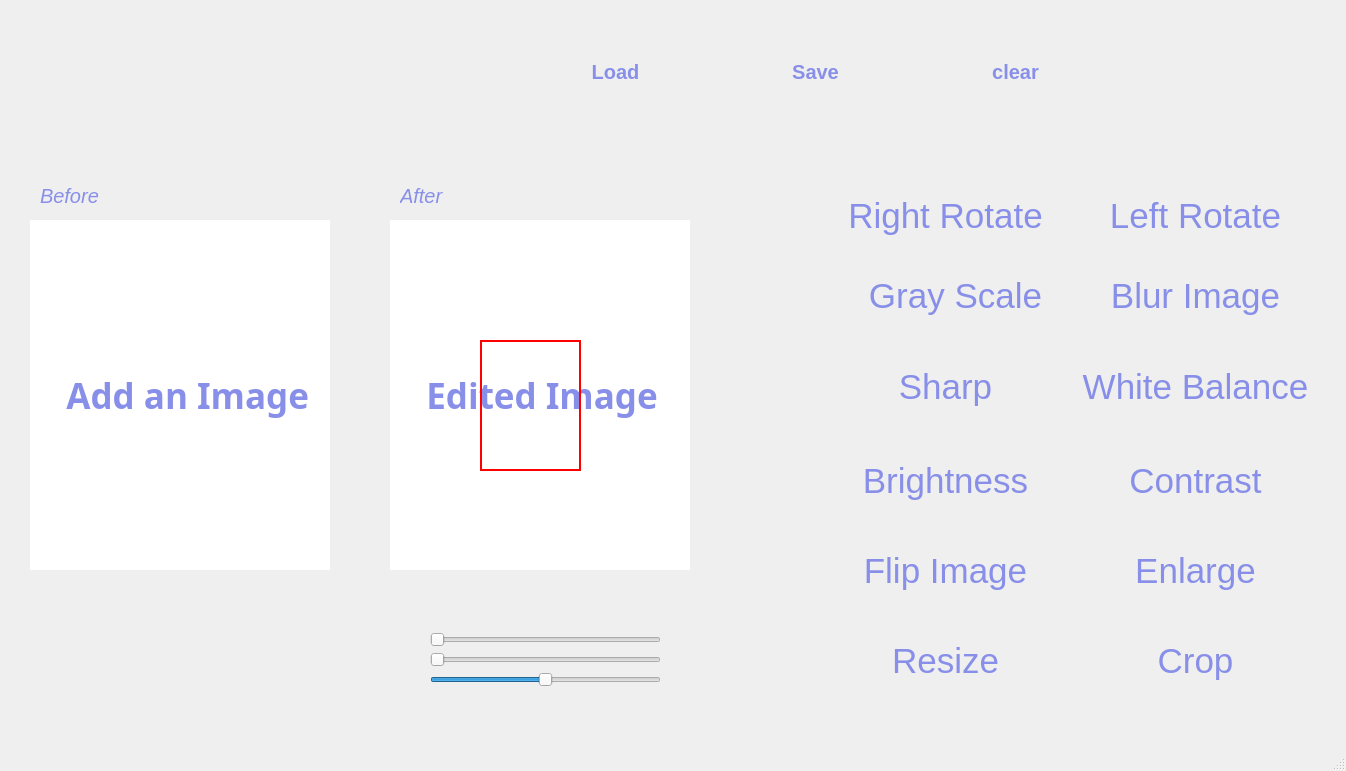
<?xml version="1.0" encoding="UTF-8"?>
<ui version="4.0">
 <class>MainWindow</class>
 <widget class="QMainWindow" name="MainWindow">
  <property name="geometry">
   <rect>
    <x>0</x>
    <y>0</y>
    <width>1346</width>
    <height>771</height>
   </rect>
  </property>
  <property name="windowTitle">
   <string>MainWindow</string>
  </property>
  <property name="autoFillBackground">
   <bool>false</bool>
  </property>
  <property name="styleSheet">
   <string notr="true">
QMainWindow {
    background-image: url(&quot;:/rsc/C:/Users/somai/Downloads/imgpro (1).jpg&quot;);
}</string>
  </property>
  <widget class="QWidget" name="centralwidget">
   <widget class="QPushButton" name="save">
    <property name="geometry">
     <rect>
      <x>730</x>
      <y>52</y>
      <width>171</width>
      <height>40</height>
     </rect>
    </property>
    <property name="styleSheet">
     <string notr="true">background-color:rgb(233, 235, 251);
color: rgb(136, 143, 232); 
font-size:20px;
text-align: center;
font-weight:Bold;</string>
    </property>
    <property name="text">
     <string>Save</string>
    </property>
    <property name="flat">
     <bool>true</bool>
    </property>
   </widget>
   <widget class="QPushButton" name="load">
    <property name="geometry">
     <rect>
      <x>530</x>
      <y>52</y>
      <width>171</width>
      <height>40</height>
     </rect>
    </property>
    <property name="autoFillBackground">
     <bool>false</bool>
    </property>
    <property name="styleSheet">
     <string notr="true">background-color:rgb(233, 235, 251);
color: rgb(136, 143, 232); 
font-size:20px;
text-align: center;
font-weight:Bold;</string>
    </property>
    <property name="text">
     <string>Load</string>
    </property>
    <property name="flat">
     <bool>true</bool>
    </property>
   </widget>
   <widget class="QPushButton" name="crop">
    <property name="geometry">
     <rect>
      <x>1080</x>
      <y>620</y>
      <width>231</width>
      <height>81</height>
     </rect>
    </property>
    <property name="styleSheet">
     <string notr="true">background-color:rgb(233, 235, 251);
    color: rgb(136, 143, 232); 
font-size:35px;
</string>
    </property>
    <property name="text">
     <string>Crop</string>
    </property>
    <property name="flat">
     <bool>true</bool>
    </property>
   </widget>
   <widget class="QPushButton" name="color">
    <property name="geometry">
     <rect>
      <x>1080</x>
      <y>349</y>
      <width>231</width>
      <height>75</height>
     </rect>
    </property>
    <property name="font">
     <font>
      <pointsize>-1</pointsize>
     </font>
    </property>
    <property name="styleSheet">
     <string notr="true">background-color:rgb(233, 235, 251);
    color: rgb(136, 143, 232); 
font-size:35px;
</string>
    </property>
    <property name="text">
     <string>White Balance</string>
    </property>
    <property name="flat">
     <bool>true</bool>
    </property>
   </widget>
   <widget class="QPushButton" name="rotate">
    <property name="geometry">
     <rect>
      <x>1080</x>
      <y>180</y>
      <width>231</width>
      <height>71</height>
     </rect>
    </property>
    <property name="styleSheet">
     <string notr="true">background-color:rgb(233, 235, 251);
    color: rgb(136, 143, 232); 
font-size:35px;
</string>
    </property>
    <property name="text">
     <string>Left Rotate</string>
    </property>
    <property name="flat">
     <bool>true</bool>
    </property>
   </widget>
   <widget class="QPushButton" name="blur">
    <property name="geometry">
     <rect>
      <x>1080</x>
      <y>260</y>
      <width>231</width>
      <height>71</height>
     </rect>
    </property>
    <property name="styleSheet">
     <string notr="true">   color: rgb(136, 143, 232); 
font-size:35px;
text-align: center;</string>
    </property>
    <property name="text">
     <string>Blur Image</string>
    </property>
    <property name="flat">
     <bool>true</bool>
    </property>
   </widget>
   <widget class="QPushButton" name="flip">
    <property name="geometry">
     <rect>
      <x>830</x>
      <y>533</y>
      <width>231</width>
      <height>75</height>
     </rect>
    </property>
    <property name="styleSheet">
     <string notr="true">background-color:rgb(233, 235, 251);
    color: rgb(136, 143, 232); 
font-size:35px;
</string>
    </property>
    <property name="text">
     <string>Flip Image</string>
    </property>
    <property name="flat">
     <bool>true</bool>
    </property>
   </widget>
   <widget class="QPushButton" name="clear">
    <property name="geometry">
     <rect>
      <x>930</x>
      <y>52</y>
      <width>171</width>
      <height>40</height>
     </rect>
    </property>
    <property name="styleSheet">
     <string notr="true">background-color:rgb(233, 235, 251);
color: rgb(136, 143, 232); 
font-size:20px;
text-align: center;
font-weight:Bold;</string>
    </property>
    <property name="text">
     <string>clear</string>
    </property>
    <property name="flat">
     <bool>true</bool>
    </property>
   </widget>
   <widget class="QLabel" name="img1">
    <property name="geometry">
     <rect>
      <x>30</x>
      <y>220</y>
      <width>300</width>
      <height>350</height>
     </rect>
    </property>
    <property name="font">
     <font>
      <family>Segoe UI Semibold</family>
      <pointsize>-1</pointsize>
      <bold>true</bold>
     </font>
    </property>
    <property name="autoFillBackground">
     <bool>false</bool>
    </property>
    <property name="styleSheet">
     <string notr="true">background-color:white;
   color: rgb(136, 143, 232); 
font-size:35px;
text-align: center;</string>
    </property>
    <property name="text">
     <string>    Add an Image </string>
    </property>
   </widget>
   <widget class="QLabel" name="img2">
    <property name="geometry">
     <rect>
      <x>390</x>
      <y>220</y>
      <width>300</width>
      <height>350</height>
     </rect>
    </property>
    <property name="font">
     <font>
      <family>Segoe UI Semibold</family>
      <pointsize>-1</pointsize>
      <bold>true</bold>
     </font>
    </property>
    <property name="autoFillBackground">
     <bool>false</bool>
    </property>
    <property name="styleSheet">
     <string notr="true">background-color:white;
   color: rgb(136, 143, 232); 
font-size:35px;
text-align: center;</string>
    </property>
    <property name="text">
     <string>    Edited Image</string>
    </property>
   </widget>
   <widget class="QPushButton" name="gray">
    <property name="enabled">
     <bool>true</bool>
    </property>
    <property name="geometry">
     <rect>
      <x>840</x>
      <y>260</y>
      <width>231</width>
      <height>71</height>
     </rect>
    </property>
    <property name="autoFillBackground">
     <bool>false</bool>
    </property>
    <property name="styleSheet">
     <string notr="true">   color: rgb(136, 143, 232); 
font-size:35px;
text-align: center;</string>
    </property>
    <property name="text">
     <string>Gray Scale</string>
    </property>
    <property name="flat">
     <bool>true</bool>
    </property>
   </widget>
   <widget class="QPushButton" name="rightRotate">
    <property name="geometry">
     <rect>
      <x>830</x>
      <y>180</y>
      <width>231</width>
      <height>71</height>
     </rect>
    </property>
    <property name="styleSheet">
     <string notr="true">background-color:rgb(233, 235, 251);
    color: rgb(136, 143, 232); 
font-size:35px;
</string>
    </property>
    <property name="text">
     <string>Right Rotate</string>
    </property>
    <property name="flat">
     <bool>true</bool>
    </property>
   </widget>
   <widget class="QPushButton" name="resize">
    <property name="geometry">
     <rect>
      <x>830</x>
      <y>620</y>
      <width>231</width>
      <height>81</height>
     </rect>
    </property>
    <property name="styleSheet">
     <string notr="true">background-color:rgb(233, 235, 251);
    color: rgb(136, 143, 232); 
font-size:35px;
</string>
    </property>
    <property name="text">
     <string>Resize</string>
    </property>
    <property name="flat">
     <bool>true</bool>
    </property>
   </widget>
   <widget class="QSlider" name="slider">
    <property name="geometry">
     <rect>
      <x>430</x>
      <y>630</y>
      <width>231</width>
      <height>20</height>
     </rect>
    </property>
    <property name="minimum">
     <number>0</number>
    </property>
    <property name="maximum">
     <number>20</number>
    </property>
    <property name="pageStep">
     <number>2</number>
    </property>
    <property name="value">
     <number>0</number>
    </property>
    <property name="sliderPosition">
     <number>0</number>
    </property>
    <property name="tracking">
     <bool>true</bool>
    </property>
    <property name="orientation">
     <enum>Qt::Horizontal</enum>
    </property>
   </widget>
   <widget class="QPushButton" name="sharp">
    <property name="geometry">
     <rect>
      <x>830</x>
      <y>349</y>
      <width>231</width>
      <height>75</height>
     </rect>
    </property>
    <property name="styleSheet">
     <string notr="true">background-color:rgb(233, 235, 251);
    color: rgb(136, 143, 232); 
font-size:35px;
</string>
    </property>
    <property name="text">
     <string>Sharp</string>
    </property>
    <property name="autoDefault">
     <bool>false</bool>
    </property>
    <property name="default">
     <bool>false</bool>
    </property>
    <property name="flat">
     <bool>true</bool>
    </property>
   </widget>
   <widget class="QPushButton" name="enlarge">
    <property name="geometry">
     <rect>
      <x>1080</x>
      <y>533</y>
      <width>231</width>
      <height>75</height>
     </rect>
    </property>
    <property name="styleSheet">
     <string notr="true">background-color:rgb(233, 235, 251);
    color: rgb(136, 143, 232); 
font-size:35px;
</string>
    </property>
    <property name="text">
     <string>Enlarge</string>
    </property>
    <property name="flat">
     <bool>true</bool>
    </property>
   </widget>
   <widget class="QPushButton" name="brightness">
    <property name="geometry">
     <rect>
      <x>830</x>
      <y>440</y>
      <width>231</width>
      <height>81</height>
     </rect>
    </property>
    <property name="styleSheet">
     <string notr="true">background-color:rgb(233, 235, 251);
    color: rgb(136, 143, 232); 
font-size:35px;
</string>
    </property>
    <property name="text">
     <string>Brightness</string>
    </property>
    <property name="flat">
     <bool>true</bool>
    </property>
   </widget>
   <widget class="QPushButton" name="contrast">
    <property name="geometry">
     <rect>
      <x>1080</x>
      <y>440</y>
      <width>231</width>
      <height>81</height>
     </rect>
    </property>
    <property name="styleSheet">
     <string notr="true">background-color:rgb(233, 235, 251);
    color: rgb(136, 143, 232); 
font-size:35px;
</string>
    </property>
    <property name="text">
     <string>Contrast</string>
    </property>
    <property name="flat">
     <bool>true</bool>
    </property>
   </widget>
   <widget class="QSlider" name="brightnessSlider">
    <property name="geometry">
     <rect>
      <x>430</x>
      <y>670</y>
      <width>231</width>
      <height>20</height>
     </rect>
    </property>
    <property name="minimum">
     <number>-100</number>
    </property>
    <property name="maximum">
     <number>100</number>
    </property>
    <property name="pageStep">
     <number>2</number>
    </property>
    <property name="orientation">
     <enum>Qt::Horizontal</enum>
    </property>
   </widget>
   <widget class="QSlider" name="contrastSlider">
    <property name="geometry">
     <rect>
      <x>430</x>
      <y>650</y>
      <width>231</width>
      <height>20</height>
     </rect>
    </property>
    <property name="minimum">
     <number>1</number>
    </property>
    <property name="maximum">
     <number>20</number>
    </property>
    <property name="pageStep">
     <number>2</number>
    </property>
    <property name="orientation">
     <enum>Qt::Horizontal</enum>
    </property>
   </widget>
   <widget class="QLabel" name="label">
    <property name="geometry">
     <rect>
      <x>40</x>
      <y>180</y>
      <width>111</width>
      <height>31</height>
     </rect>
    </property>
    <property name="font">
     <font>
      <pointsize>-1</pointsize>
      <italic>true</italic>
     </font>
    </property>
    <property name="styleSheet">
     <string notr="true">   color: rgb(136, 143, 232); 
font-size:20px;
text-align: center;</string>
    </property>
    <property name="text">
     <string>Before</string>
    </property>
   </widget>
   <widget class="QLabel" name="label_2">
    <property name="geometry">
     <rect>
      <x>400</x>
      <y>180</y>
      <width>111</width>
      <height>31</height>
     </rect>
    </property>
    <property name="font">
     <font>
      <pointsize>-1</pointsize>
      <italic>true</italic>
     </font>
    </property>
    <property name="styleSheet">
     <string notr="true">   color: rgb(136, 143, 232); 
font-size:20px;
text-align: center;</string>
    </property>
    <property name="text">
     <string>After</string>
    </property>
   </widget>
   <widget class="QFrame" name="cropFrame">
    <property name="geometry">
     <rect>
      <x>480</x>
      <y>340</y>
      <width>101</width>
      <height>131</height>
     </rect>
    </property>
    <property name="maximumSize">
     <size>
      <width>300</width>
      <height>350</height>
     </size>
    </property>
    <property name="styleSheet">
     <string notr="true">border: 2px solid red;</string>
    </property>
    <property name="frameShape">
     <enum>QFrame::StyledPanel</enum>
    </property>
    <property name="frameShadow">
     <enum>QFrame::Raised</enum>
    </property>
   </widget>
  </widget>
  <widget class="QStatusBar" name="statusbar"/>
  <action name="actionUndo">
   <property name="text">
    <string>Undo</string>
   </property>
  </action>
 </widget>
 <resources/>
 <connections/>
</ui>
